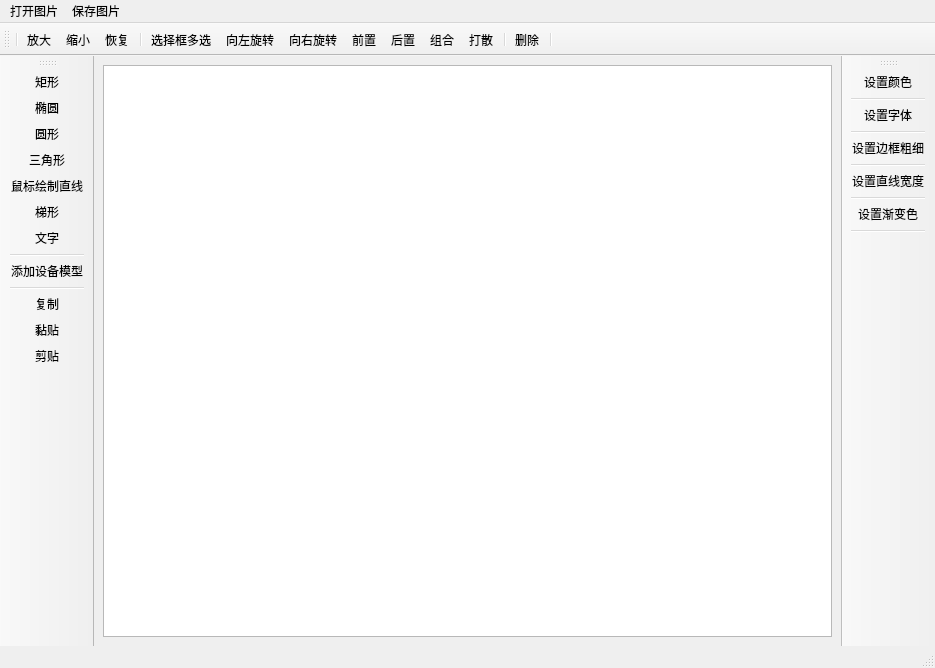
<?xml version="1.0" encoding="UTF-8"?>
<ui version="4.0">
 <class>DrawMainWindow</class>
 <widget class="QMainWindow" name="DrawMainWindow">
  <property name="geometry">
   <rect>
    <x>0</x>
    <y>0</y>
    <width>935</width>
    <height>668</height>
   </rect>
  </property>
  <property name="windowTitle">
   <string>MainWindow</string>
  </property>
  <widget class="QWidget" name="centralwidget">
   <layout class="QHBoxLayout" name="horizontalLayout">
    <item>
     <widget class="AlfredGraphicsView" name="graphicsView"/>
    </item>
   </layout>
  </widget>
  <widget class="QMenuBar" name="menubar">
   <property name="geometry">
    <rect>
     <x>0</x>
     <y>0</y>
     <width>935</width>
     <height>23</height>
    </rect>
   </property>
   <widget class="QMenu" name="menu">
    <property name="title">
     <string>打开图片</string>
    </property>
    <addaction name="action_OpenFile"/>
    <addaction name="action_OpenOtherFile"/>
   </widget>
   <widget class="QMenu" name="menu_2">
    <property name="title">
     <string>保存图片</string>
    </property>
    <addaction name="action_SaveFile"/>
    <addaction name="action_SaveOtherFile"/>
   </widget>
   <addaction name="menu"/>
   <addaction name="menu_2"/>
  </widget>
  <widget class="QToolBar" name="toolBar">
   <property name="windowTitle">
    <string>toolBar</string>
   </property>
   <attribute name="toolBarArea">
    <enum>TopToolBarArea</enum>
   </attribute>
   <attribute name="toolBarBreak">
    <bool>false</bool>
   </attribute>
   <addaction name="separator"/>
   <addaction name="action_ZoomIn"/>
   <addaction name="action_ZoomOut"/>
   <addaction name="action_Restore"/>
   <addaction name="separator"/>
   <addaction name="action_CheckArea"/>
   <addaction name="action_SpinLeft"/>
   <addaction name="action_SpinRight"/>
   <addaction name="action_Front"/>
   <addaction name="action_Back"/>
   <addaction name="action_Group"/>
   <addaction name="action_GroupBreak"/>
   <addaction name="separator"/>
   <addaction name="action_Delete"/>
   <addaction name="separator"/>
  </widget>
  <widget class="QToolBar" name="toolBar_2">
   <property name="windowTitle">
    <string>toolBar_2</string>
   </property>
   <attribute name="toolBarArea">
    <enum>LeftToolBarArea</enum>
   </attribute>
   <attribute name="toolBarBreak">
    <bool>false</bool>
   </attribute>
   <addaction name="action_Rectangle"/>
   <addaction name="action_Ellipse"/>
   <addaction name="action_Circle"/>
   <addaction name="action_Triangle"/>
   <addaction name="action_SingleLine"/>
   <addaction name="action_Trapezium"/>
   <addaction name="action_Text"/>
   <addaction name="separator"/>
   <addaction name="action_AddDeviceModel"/>
   <addaction name="separator"/>
   <addaction name="action_Copy"/>
   <addaction name="action_Paste"/>
   <addaction name="action_Cut"/>
  </widget>
  <widget class="QStatusBar" name="statusBar"/>
  <widget class="QToolBar" name="toolBar_3">
   <property name="windowTitle">
    <string>toolBar_3</string>
   </property>
   <attribute name="toolBarArea">
    <enum>RightToolBarArea</enum>
   </attribute>
   <attribute name="toolBarBreak">
    <bool>false</bool>
   </attribute>
   <addaction name="action_SetColor"/>
   <addaction name="separator"/>
   <addaction name="action_SetFont"/>
   <addaction name="separator"/>
   <addaction name="action_SetFrameSize"/>
   <addaction name="separator"/>
   <addaction name="action_SetLineWidth"/>
   <addaction name="separator"/>
   <addaction name="action_SetGradient"/>
   <addaction name="separator"/>
  </widget>
  <action name="action_SingleLine">
   <property name="checkable">
    <bool>true</bool>
   </property>
   <property name="text">
    <string>鼠标绘制直线</string>
   </property>
  </action>
  <action name="action_Delete">
   <property name="text">
    <string>删除</string>
   </property>
  </action>
  <action name="action_Text">
   <property name="text">
    <string>文字</string>
   </property>
  </action>
  <action name="action_Front">
   <property name="text">
    <string>前置</string>
   </property>
  </action>
  <action name="action_Back">
   <property name="text">
    <string>后置</string>
   </property>
  </action>
  <action name="action_Trapezium">
   <property name="text">
    <string>梯形</string>
   </property>
  </action>
  <action name="action_ZoomIn">
   <property name="text">
    <string>放大</string>
   </property>
  </action>
  <action name="action_ZoomOut">
   <property name="text">
    <string>缩小</string>
   </property>
  </action>
  <action name="action_SpinLeft">
   <property name="text">
    <string>向左旋转</string>
   </property>
  </action>
  <action name="action_SpinRight">
   <property name="text">
    <string>向右旋转</string>
   </property>
  </action>
  <action name="action_Restore">
   <property name="text">
    <string>恢复</string>
   </property>
  </action>
  <action name="action_Group">
   <property name="text">
    <string>组合</string>
   </property>
  </action>
  <action name="action_GroupBreak">
   <property name="text">
    <string>打散</string>
   </property>
  </action>
  <action name="action_Circle">
   <property name="text">
    <string>圆形</string>
   </property>
  </action>
  <action name="action_Rectangle">
   <property name="text">
    <string>矩形</string>
   </property>
  </action>
  <action name="action_Ellipse">
   <property name="text">
    <string>椭圆</string>
   </property>
  </action>
  <action name="action_Triangle">
   <property name="text">
    <string>三角形</string>
   </property>
  </action>
  <action name="action_Polyline">
   <property name="checkable">
    <bool>true</bool>
   </property>
   <property name="text">
    <string>鼠标绘制折线</string>
   </property>
  </action>
  <action name="action_SetColor">
   <property name="text">
    <string>设置颜色</string>
   </property>
  </action>
  <action name="action_SetFont">
   <property name="text">
    <string>设置字体</string>
   </property>
  </action>
  <action name="action_SetFrameSize">
   <property name="text">
    <string>设置边框粗细</string>
   </property>
  </action>
  <action name="action_SetLineWidth">
   <property name="text">
    <string>设置直线宽度</string>
   </property>
  </action>
  <action name="action_CheckArea">
   <property name="checkable">
    <bool>true</bool>
   </property>
   <property name="text">
    <string>选择框多选</string>
   </property>
  </action>
  <action name="action_SetGradient">
   <property name="text">
    <string>设置渐变色</string>
   </property>
  </action>
  <action name="action_AddDeviceModel">
   <property name="text">
    <string>添加设备模型</string>
   </property>
  </action>
  <action name="action_OpenFile">
   <property name="text">
    <string>打开文件</string>
   </property>
  </action>
  <action name="action_SaveFile">
   <property name="text">
    <string>保存文件</string>
   </property>
  </action>
  <action name="action_SaveOtherFile">
   <property name="text">
    <string>另存为</string>
   </property>
  </action>
  <action name="action_OpenOtherFile">
   <property name="text">
    <string>打开其他位置文件</string>
   </property>
  </action>
  <action name="action_Copy">
   <property name="text">
    <string>复制</string>
   </property>
  </action>
  <action name="action_Paste">
   <property name="text">
    <string>黏贴</string>
   </property>
  </action>
  <action name="action_Cut">
   <property name="text">
    <string>剪贴</string>
   </property>
  </action>
 </widget>
 <customwidgets>
  <customwidget>
   <class>AlfredGraphicsView</class>
   <extends>QGraphicsView</extends>
   <header location="global">alfredgraphicsview.h</header>
  </customwidget>
 </customwidgets>
 <resources/>
 <connections/>
</ui>
